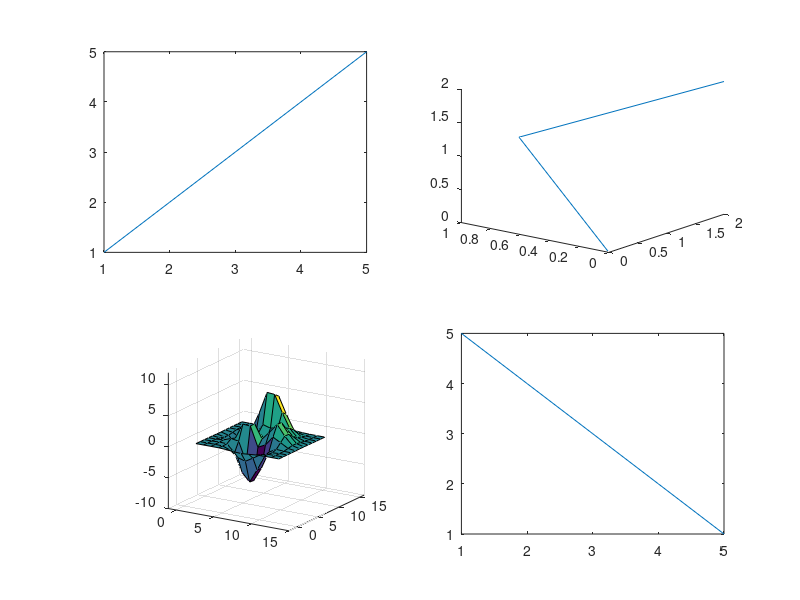

Here is the MATLAB script that generated this plot: (Note: this script raises an error after producing the figure.)
%=============================================================================
% Copyright (c) 2026-present Allan CORNET (Nelson)
%=============================================================================
% This file is part of Nelson.
%=============================================================================
% LICENCE_BLOCK_BEGIN
% SPDX-License-Identifier: LGPL-3.0-or-later
% LICENCE_BLOCK_END
%=============================================================================
% <--ADV-CLI MODE-->
f = figure('Visible', 'off', 'Position', [0 0 900 700]);
a1 = subplot(2, 2, 1); plot(1:5);
a2 = subplot(2, 2, 2); plot3([0 1 2], [0 1 0], [0 1 2]);
a3 = subplot(2, 2, 3); surf(peaks(12));
a4 = subplot(2, 2, 4); plot(5:-1:1);
view(a2, -52, 20);
set(a3, 'Projection', 'perspective', 'XLim', [-1 15], 'YLim', [-2 16], ...
  'ZLim', [-10 12], 'CameraPosition', [40 -60 30], 'CameraTarget', [4 5 1], ...
  'CameraUpVector', [0 0 1], 'CameraViewAngle', 18);
drawnow();
fh = __web_graphics_handle__(f, 'number');
slots = [a1.Position; a2.Position; a3.Position; a4.Position];
untouched = [a1.XLim a1.YLim; a4.XLim a4.YLim];
props = {'View', 'Projection', 'XLim', 'YLim', 'ZLim', 'CameraPosition', ...
  'CameraTarget', 'CameraUpVector', 'CameraViewAngle', 'XLimMode', 'YLimMode', ...
  'ZLimMode', 'CameraPositionMode', 'CameraTargetMode', 'CameraUpVectorMode', ...
  'CameraViewAngleMode', 'DataAspectRatioMode', 'PlotBoxAspectRatioMode'};
references = {};
for ax = [a2 a3]
  reference = {};
  for k = 1:numel(props)
    reference{k} = get(ax, props{k});
  end
  references{end + 1} = reference;
  ah = __web_graphics_handle__(ax, 'number');
  % Reading inspector state must neither capture nor change the view.
  __web_figure_action__(fh, jsonencode(struct('action', 'state', 'axesHandle', ah)));
  __web_figure_action__(fh, jsonencode(struct('action', 'pan', 'axesHandle', ah, 'dxFrac', 0.15, 'dyFrac', -0.1)));
  __web_figure_action__(fh, jsonencode(struct('action', 'zoom', 'axesHandle', ah, 'factor', 2)));
  __web_figure_action__(fh, jsonencode(struct('action', 'view', 'axesHandle', ah, 'azimuth', 45, 'elevation', 35, 'resetCamera', true)));
end
for index = 1:2
  ax = [a2 a3]; ax = ax(index);
  ah = __web_graphics_handle__(ax, 'number');
  __web_figure_action__(fh, jsonencode(struct('action', 'restore', 'axesHandle', ah)));
  for k = 1:numel(props)
    actual = get(ax, props{k}); expected = references{index}{k};
    if isnumeric(expected)
      asserts.isapprox(actual, expected, 1e-8);
    else
      asserts.isequal(actual, expected);
    end
  end
end
asserts.isequal([a1.Position; a2.Position; a3.Position; a4.Position], slots);
asserts.isequal([a1.XLim a1.YLim; a4.XLim a4.YLim], untouched);
% Each subplot can explicitly replace its reference, without changing data/style.
ah = __web_graphics_handle__(a1, 'number');
__web_figure_action__(fh, jsonencode(struct('action', 'properties', 'axesHandle', ah, ...
  'properties', struct('XLim', [10 20], 'YLim', [-10 10]))));
__web_figure_action__(fh, jsonencode(struct('action', 'reference', 'axesHandle', ah)));
__web_figure_action__(fh, jsonencode(struct('action', 'pan', 'axesHandle', ah, 'dxFrac', 0.2, 'dyFrac', 0.1)));
a1.XGrid = 'on';
__web_figure_action__(fh, jsonencode(struct('action', 'restore', 'axesHandle', ah)));
asserts.isequal(a1.XLim, [10 20]);
asserts.isequal(a1.YLim, [-10 10]);
asserts.isequal(char(a1.XGrid), 'on');
% Resizing or remounting a frontend does not replace the engine-owned reference.
__web_figure_size__(fh, 650, 400);
__web_figure_action__(fh, jsonencode(struct('action', 'fit', 'axesHandle', ah)));
__web_figure_action__(fh, jsonencode(struct('action', 'restore', 'axesHandle', ah)));
asserts.isequal(a1.XLim, [10 20]);
close(f);

% A rotation through the compact renderer also captures the original view.
f = figure('Visible', 'off'); ax = axes('Parent', f);
plot3(ax, [0 1 2], [0 1 0], [0 1 2]); view(ax, -52, 20); drawnow();
fh = __web_graphics_handle__(f, 'number'); ah = __web_graphics_handle__(ax, 'number');
__web_figure_action__(fh, jsonencode(struct('action', 'state')));
__web_figure_action__(fh, jsonencode(struct('action', 'properties', 'axesHandle', ah, ...
  'properties', struct('XGrid', 'on'))));
view(ax, -48, 22); drawnow();
__web_display_list__(f, ax, 45, 35, true);
__web_figure_action__(fh, jsonencode(struct('action', 'restore', 'axesHandle', ah)));
asserts.isequal(ax.View, [-48 22]);
close(f);
% Deleted axes may have their numeric handles reused; references must not leak.
f = figure('Visible', 'off'); ax = axes('Parent', f);
plot3(ax, [0 1 2], [0 1 0], [0 1 2]); view(ax, 60, 15); drawnow();
fh = __web_graphics_handle__(f, 'number'); ah = __web_graphics_handle__(ax, 'number');
__web_display_list__(f, ax, 45, 35, false);
__web_figure_action__(fh, jsonencode(struct('action', 'restore', 'axesHandle', ah)));
asserts.isequal(ax.View, [60 15]);
close(f);
